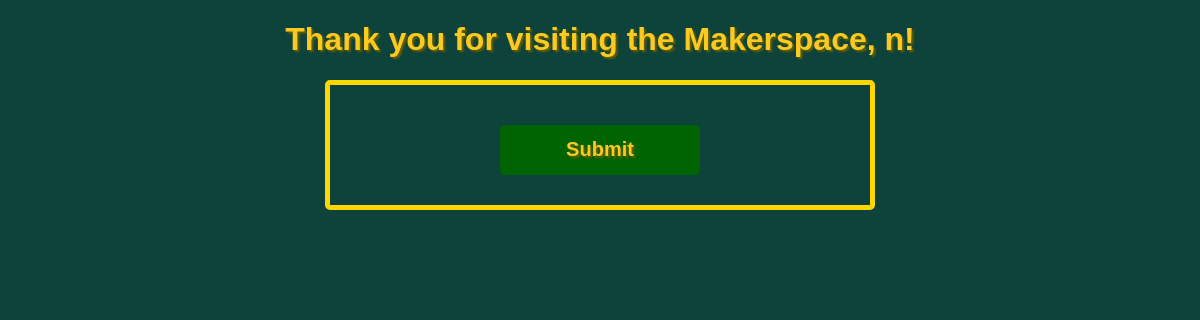
Page /scan/out/1 on the earlier database version.
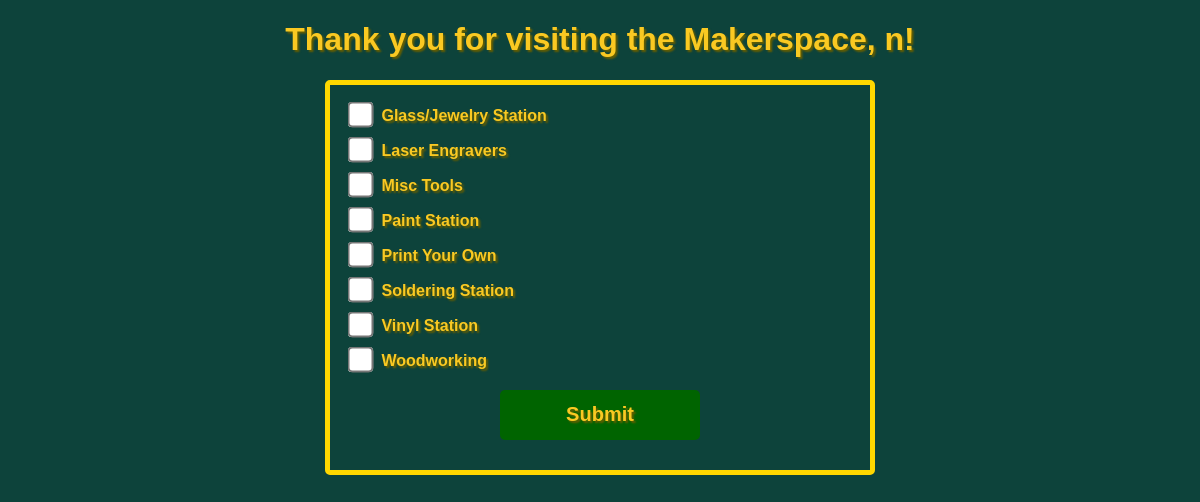
Same page on the later database version.
### src/tables.py (models this page shows, shortened)
class User(db.Model):
    rfid = db.Column(db.String(32), primary_key=True)  # RFID from ID card as primary key
    student_id = db.Column(db.String(20), unique=True, nullable=False)  # School ID (unique but not primary)
    username = db.Column(db.String(64), unique=True, nullable=False)  # School login username
    first_name = db.Column(db.String(50), nullable=False)  # First name
    last_name = db.Column(db.String(50), nullable=False)  # Last name
    def __repr__(self):
        return f"<User {self.first_name} {self.last_name}>"

class Machine(db.Model):
    id = db.Column(db.Integer, primary_key=True)
    name = db.Column(db.String(100), unique=True, nullable=False)

### src/routes/scans.py (the view, shortened to what this page needs)
@bp.route('/out/<rfid>', methods=['GET', 'POST'])
def scan_out(rfid):
    user = User.query.get_or_404(rfid)
    if request.method == "GET":
        machines = Machine.query.order_by(Machine.name).all()
        return render_template("returning.html", user=user, machines=machines)

### templates/returning.html (shortened to what this page needs)
<!DOCTYPE html>
<html lang="en">
<head>
  <link rel="stylesheet"
        href="{{ url_for('static', filename='returning.css') }}" />
</head>
<body>
  <h1>
    Thank you for visiting the Makerspace{% if user %}, {{ user.first_name }}{% endif %}!
  </h1>
  <form action="{{ url_for('scans.scan_out', rfid=user.rfid) }}" method="POST">
    {% for m in machines %}
      <label>
        <input type="checkbox" name="machine_ids" value="{{ m.id }}">
        {{ m.name }}
      </label><br>
    {% endfor %}
    <button type="submit">Submit</button>
  </form>
</body>
</html>

### static/returning.css (style rules this page uses)
body { font-family: sans-serif; margin: 20px; background-color: #0D433B; color: #FAC922; text-shadow: 2px 2px 2px #665e00; }
h1 { text-align: center; }
form { margin-top: 10px; border: 5px solid #ffd700; border-radius: 5px; padding: 20px; background-color: #0D433B; max-width: 500px; margin: 20px auto; }
form label { display: block; margin-bottom: 15px; font-weight: bold; cursor: pointer; }
form input[type="checkbox"] { margin-right: 10px; transform: scale(2.0); }
button { display: block; margin: 20px auto 10px; padding: 5px 15px; font-weight: bold; font-size: 20px; width: 200px; height: 50px; cursor: pointer; background-color: #006400; color: #FAC922; border: none; border-radius: 5px; text-shadow: 2px 2px 2px #665e00; }

Differences in the rows shown:
added Machine: name "Glass/Jewelry Station"
added Machine: name "Laser Engravers"
added Machine: name "Misc Tools"
added Machine: name "Paint Station"
added Machine: name "Print Your Own"
added Machine: name "Soldering Station"
added Machine: name "Vinyl Station"
added Machine: name "Woodworking"
